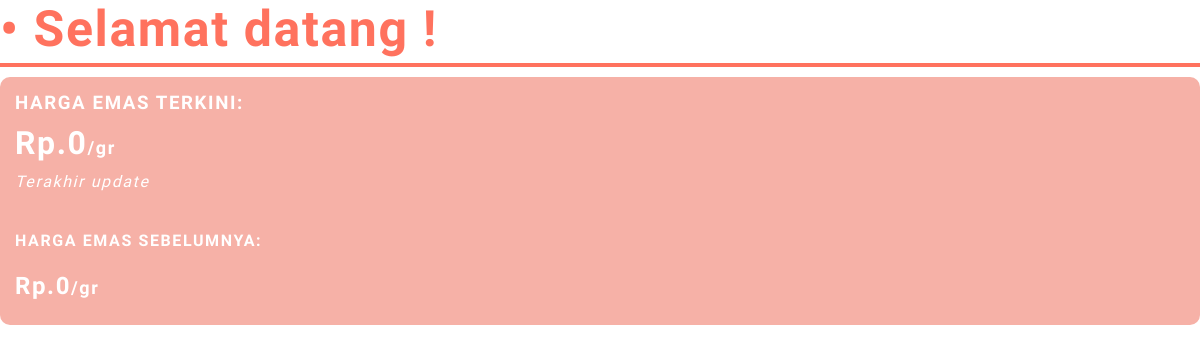
The page /page/beranda.php on the database as committed earlier.
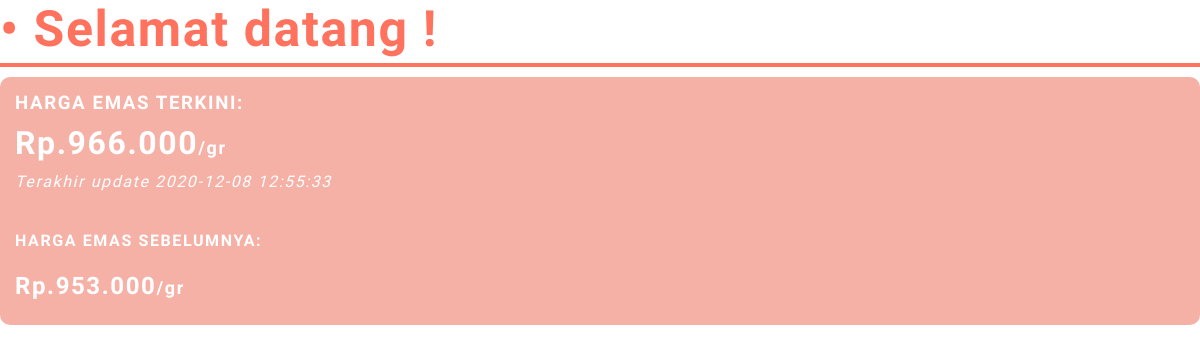
The same page on the database as committed later.
### tables this page shows
CREATE TABLE `riwayat_harga` (
  `id` int(11) NOT NULL,
  `harga` int(255) NOT NULL,
  `waktu` timestamp NOT NULL DEFAULT CURRENT_TIMESTAMP ON UPDATE CURRENT_TIMESTAMP
);

### page/beranda.php (the view, shortened to what this page needs)
<?php
include '../lib/koneksi.php';
?>
<link href="../css/page.css" rel="stylesheet"/>
<h1 class="page-title">• Selamat datang <?= $_SESSION['namadepan']; ?>!</h1>
<div class="widget">
<h3>HARGA EMAS TERKINI:</h3>
<?php
$data = $con->query("SELECT * from riwayat_harga ORDER BY waktu DESC limit 1")->fetch_assoc();
echo "<h1>Rp.".number_format($data['harga'], 0, '.', '.')."<font size=4>/gr</font></h1>";
echo "<i>Terakhir update ".$data['waktu']."</i>";
?>
<br/><br/>
<h4>HARGA EMAS SEBELUMNYA:</h4>
<?php
$data2 = $con->query("select * from (select * from riwayat_harga order by id desc limit 2) riwayat_harga order by id limit 1")->fetch_assoc();
echo "<h2>Rp.".number_format($data2['harga'], 0, '.', '.')."<font size=4>/gr</font></h2>";
?>
</div><br/>

Rows that differ between the two databases and show on the page:
added riwayat_harga: harga "966.000", waktu "2020-12-08 12:55:33"
added riwayat_harga: harga "953.000"
Other text that changed with them:
$data['harga']: "0" → (not shown)
$data2['harga']: "0" → (not shown)
